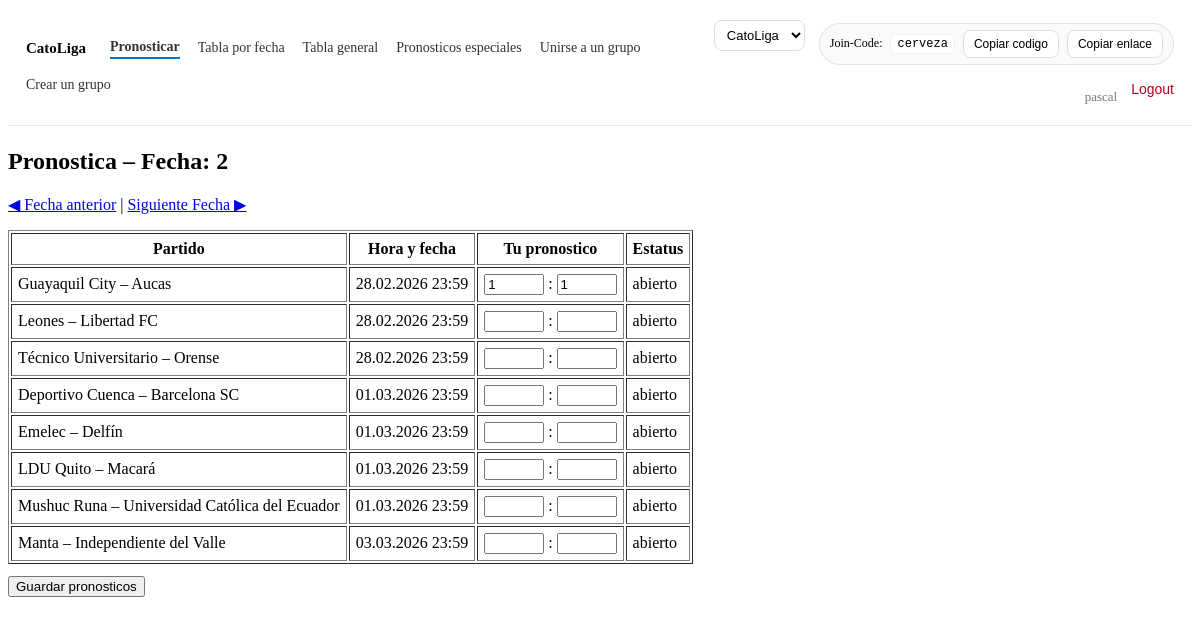
/tippen/?md=2 (signed in), run on the app's committed database.
### tipping/models.py (models this page shows, shortened)
class Group(models.Model):
    tournament = models.ForeignKey(Tournament, on_delete=models.CASCADE, related_name="groups")
    name = models.CharField(max_length=120)
    owner = models.ForeignKey(
        settings.AUTH_USER_MODEL,
        on_delete=models.SET_NULL,
        null=True,
        blank=True,
        related_name="owned_groups",
    )
    join_code = models.CharField(
        max_length=12,
        unique=True,
        db_index=True,
        default=generate_join_code,
    )

class Match(models.Model):
    tournament = models.ForeignKey(Tournament, on_delete=models.CASCADE, related_name="matches")
    home_team = models.CharField(max_length=80)
    away_team = models.CharField(max_length=80)
    kickoff = models.DateTimeField()
    matchday = models.IntegerField(null=True, blank=True)  # "Fecha" aus der CSV
    home_score = models.IntegerField(null=True, blank=True)
    away_score = models.IntegerField(null=True, blank=True)

class Prediction(models.Model):
    user = models.ForeignKey(settings.AUTH_USER_MODEL, on_delete=models.CASCADE)
    group = models.ForeignKey(Group, on_delete=models.CASCADE, related_name="predictions")
    match = models.ForeignKey(Match, on_delete=models.CASCADE, related_name="predictions")
    pred_home = models.IntegerField(null=True, blank=True)
    pred_away = models.IntegerField(null=True, blank=True)
    updated_at = models.DateTimeField(auto_now=True)
    class Meta:
        constraints = [
            models.UniqueConstraint(fields=["user", "group", "match"], name="unique_prediction")
        ]

### tipping/views.py (the view, shortened to what this page needs)
# urls.py: path("tippen/", views.tippen, name="tippen"),
@login_required
def tippen(request):
    membership = _require_active_membership(request)
    if not membership:
        return redirect("join_group")
    group = membership.group
    tournament = group.tournament
    now = timezone.now()
    matchday = _get_selected_matchday(request, tournament, now)
    def _matches_for_md(md: int):
        return (
            Match.objects
            .filter(tournament=tournament, matchday=md)
            .order_by("kickoff", "home_team")
        )
    matches = _matches_for_md(matchday)
    prev_md, next_md = _prev_next_md(tournament, matchday)
    preds = {
        p.match_id: p
        for p in Prediction.objects.filter(user=request.user, group=group, match__in=matches)
    }
    rows = [{"match": m, "pred": preds.get(m.id)} for m in matches]
    return render(request, "tipping/tippen.html", {
        "group": group,
        "matchday": matchday,
        "rows": rows,
        "prev_md": prev_md,
        "next_md": next_md,
        "now": now,
    })

### tipping/views.py (called while the page is built, shortened)
def _require_active_membership(request) -> Optional[GroupMembership]:
    if not request.user.is_authenticated:
        return None
    active_group_id = request.session.get("active_group_id")
    if active_group_id:
        membership = (
            GroupMembership.objects
            .filter(user=request.user, group_id=active_group_id)
            .select_related("group__tournament")
            .first()
        )
        if membership:
            return membership

def _get_selected_matchday(request, tournament, now):
    md_param = request.GET.get("md")
    if md_param:
        try:
            selected_md = int(md_param.strip())
        except ValueError:
            selected_md = None
        if selected_md is not None:
            exists = Match.objects.filter(tournament=tournament, matchday=selected_md).exists()
            if exists:
                return selected_md

def _prev_next_md(tournament, matchday):
    prev_md = (
        Match.objects.filter(tournament=tournament, matchday__lt=matchday)
        .order_by("-matchday")
        .values_list("matchday", flat=True)
        .first()
    )
    next_md = (
        Match.objects.filter(tournament=tournament, matchday__gt=matchday)
        .order_by("matchday")
        .values_list("matchday", flat=True)
        .first()
    )
    return prev_md, next_md

### templates/tipping/tippen.html (shortened to what this page needs)
{% include "tipping/_nav.html" %}
{% if matchday %}
  <h2>Pronostica – Fecha: {{ matchday }}</h2>
  <p>
    {% if prev_md %}<a href="/tippen/?md={{ prev_md }}">◀ Fecha anterior</a>{% endif %}
    {% if prev_md and next_md %} | {% endif %}
    {% if next_md %}<a href="/tippen/?md={{ next_md }}">Siguiente Fecha ▶</a>{% endif %}
  </p>
  <form method="post">
    <table border="1" cellpadding="6">
      <tr>
        <th>Partido</th>
        <th>Hora y fecha</th>
        <th>Tu pronostico</th>
        <th>Estatus</th>
      </tr>
      {% for r in rows %}
        <tr>
          <td>{{ r.match.home_team }} – {{ r.match.away_team }}</td>
          <td>
            {{ r.match.kickoff|date:"d.m.Y H:i" }}
          </td>
          <td>
            {% if now and r.match.kickoff <= now %}
              {% if r.pred %}
                {{ r.pred.pred_home }} : {{ r.pred.pred_away }}
              {% else %}
                —
              {% endif %}
            {% else %}
              <input
                type="number"
                min="0"
                name="pred_home_{{ r.match.id }}"
                style="width:60px"
                value="{% if r.pred %}{{ r.pred.pred_home }}{% endif %}"
              />
              :
              <input
                type="number"
                min="0"
                name="pred_away_{{ r.match.id }}"
                style="width:60px"
                value="{% if r.pred %}{{ r.pred.pred_away }}{% endif %}"
              />
            {% endif %}
          </td>
          <td>
            {% if now and r.match.kickoff <= now %}
              cerrado
            {% else %}
              abierto
            {% endif %}
          </td>
        </tr>
      {% endfor %}
    </table>
    <p style="margin-top: 12px;">
      <button type="submit">Guardar pronosticos</button>
    </p>
  </form>
{% else %}
  <p>No se han encontrado partidos futuros.</p>
{% endif %}

### templates/tipping/_nav.html (shortened to what this page needs)
<div class="nav">
  <div class="nav-left">
    <span class="nav-title">
      {% if group %}{{ group.name }}{% else %}Tippspiel{% endif %}
    </span>
    {% if request.user.is_authenticated %}
      {% if group %}
        <a href="{% url 'tippen' %}" class="{% if request.resolver_match.url_name == 'tippen' %}active{% endif %}">
          Pronosticar
        </a>
        <a href="{% url 'spieltag' %}" class="{% if request.resolver_match.url_name == 'spieltag' %}active{% endif %}">
          Tabla por fecha
        </a>
        <a href="{% url 'tabelle' %}" class="{% if request.resolver_match.url_name == 'tabelle' %}active{% endif %}">
          Tabla general
        </a>
        <a href="{% url 'bonus_tips' %}" class="{% if request.resolver_match.url_name == 'bonus_tips' %}active{% endif %}">
          Pronosticos especiales
        </a>
      {% endif %}
      <a href="{% url 'join_group' %}" class="{% if request.resolver_match.url_name == 'join_group' %}active{% endif %}">
        Unirse a un grupo
      </a>
      <a href="{% url 'create_group' %}" class="{% if request.resolver_match.url_name == 'create_group' %}active{% endif %}">
        Crear un grupo
      </a>
    {% endif %}
  </div>
  <div class="nav-right">
    {% if request.user.is_authenticated %}
      {% if my_groups and my_groups|length > 1 %}
        <form method="post" action="{% url 'set_active_group' %}" class="group-switch">
          <select name="group_id" onchange="this.form.submit()">
            {% for g in my_groups %}
              <option value="{{ g.id }}" {% if group and g.id == group.id %}selected{% endif %}>
                {{ g.name }}
              </option>
            {% endfor %}
          </select>
        </form>
      {% endif %}
      {% if membership and membership.is_creator and group %}
        <span class="pill">
          Join-Code: <code>{{ group.join_code }}</code>
          <button class="mini-btn" type="button"
                  onclick="navigator.clipboard.writeText('{{ group.join_code }}')">
            Copiar codigo
          </button>
          <button class="mini-btn" type="button"
                  onclick="navigator.clipboard.writeText(window.location.origin + '{% url 'join_group' %}?code={{ group.join_code }}')">
            Copiar enlace
          </button>
        </span>
      {% endif %}
      <span class="muted-user">{{ request.user.username }}</span>
      <form method="post" action="{% url 'logout' %}">
        <button type="submit" class="logout-btn">Logout</button>
      </form>
    {% endif %}
  </div>
</div>

### templates/tipping/_nav.html (style rules this page uses)
.nav { display: flex; justify-content: space-between; align-items: center; padding: 12px 18px; margin-bottom: 22px; border-bottom: 1px solid #e8e8e8; background: #ffffff; gap: 16px; }
.nav-left { display: flex; align-items: center; gap: 18px; flex-wrap: wrap; }
.nav-title { font-weight: 600; font-size: 15px; margin-right: 6px; white-space: nowrap; }
.nav a { text-decoration: none; color: #333; font-size: 14px; padding-bottom: 2px; }
.nav a.active { font-weight: 600; border-bottom: 2px solid #0077cc; }
.nav-right { display: flex; align-items: center; gap: 14px; flex-wrap: wrap; justify-content: flex-end; }
.logout-btn { background: none; border: none; color: #b00020; cursor: pointer; font-size: 14px; padding: 0; }
.muted-user { font-size: 13px; color: #777; }
.group-switch { display: inline-flex; align-items: center; gap: 8px; }
.group-switch select { font-size: 13px; padding: 6px 8px; border: 1px solid #ddd; border-radius: 8px; background: #fff; }
.mini-btn { font-size: 12px; padding: 6px 10px; border: 1px solid #ddd; border-radius: 8px; background: #fff; cursor: pointer; }
.pill { font-size: 12px; border: 1px solid #e2e2e2; padding: 6px 10px; border-radius: 999px; background: #fafafa; display: inline-flex; align-items: center; gap: 8px; white-space: nowrap; }
.pill code { font-family: ui-monospace, SFMono-Regular, Menlo, Monaco, Consolas, "Liberation Mono", monospace; font-size: 12px; background: #fff; border: 1px solid #eee; padding: 2px 6px; border-radius: 6px; }

### data on the page
Group: name "CatoLiga", join_code "cerveza"
Match: match.home_team "Guayaquil City", match.away_team "Aucas", match.kickoff "28.02.2026 23:59", pred.pred_home "1", pred.pred_away "1", shows "abierto"
Match: match.home_team "Leones", match.away_team "Libertad FC", match.kickoff "28.02.2026 23:59", shows "abierto"
Match: match.home_team "Técnico Universitario", match.away_team "Orense", match.kickoff "28.02.2026 23:59", shows "abierto"
Match: match.home_team "Deportivo Cuenca", match.away_team "Barcelona SC", match.kickoff "01.03.2026 23:59", shows "abierto"
Match: match.home_team "Emelec", match.away_team "Delfín", match.kickoff "01.03.2026 23:59", shows "abierto"
Match: match.home_team "LDU Quito", match.away_team "Macará", match.kickoff "01.03.2026 23:59", shows "abierto"
Match: match.home_team "Mushuc Runa", match.away_team "Universidad Católica del Ecuador", match.kickoff "01.03.2026 23:59", shows "abierto"
Match: match.home_team "Manta", match.away_team "Independiente del Valle", match.kickoff "03.03.2026 23:59", shows "abierto"

### other printed values
{{ request.user.username }} "pascal"
{{ matchday }} "2"
form field group_id "CatoLiga"
